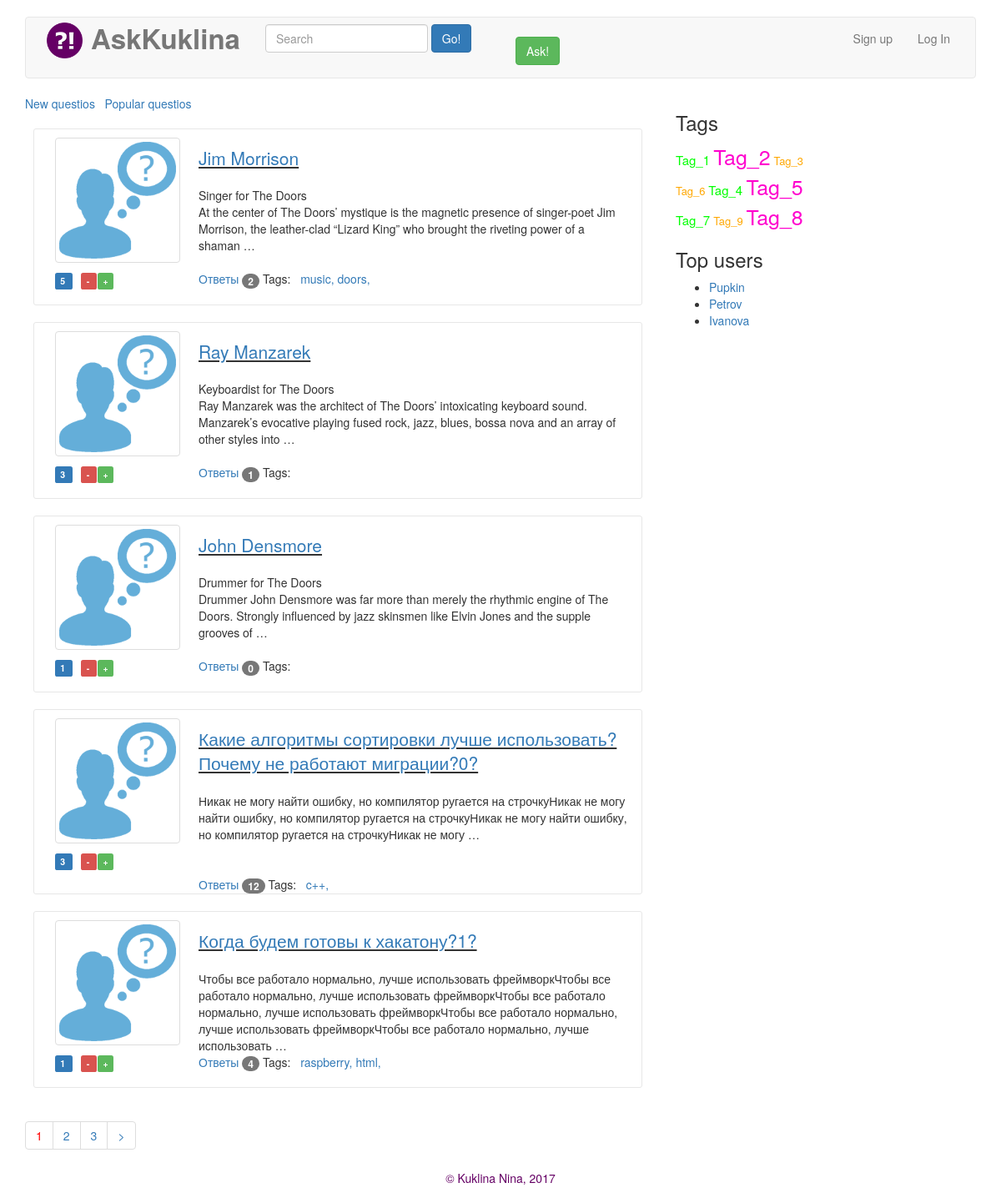
The page / on the database its author committed.
### askans/models.py (models this page shows, shortened)
class Question(models.Model):
    text = models.TextField()
    title = models.CharField(max_length=50)
    author = models.ForeignKey(Person)
    published_date = models.DateTimeField(auto_now_add=True)
    tags = models.ManyToManyField(Tag, null=True, blank=True, default='')
    rating = models.IntegerField(default=0)
    objects = QuestionManager()
    def get_absolute_url(self):
        return reverse('question', kwargs={'id': self.id})

class Tag(models.Model):
    name = models.CharField(max_length=20, unique=True)

### askans/views.py (the view)
# urls.py: url(r'^$', views.post_list, name='post_list'),
def post_list(request):
    posts_all = Question.objects.last_questions()
    posts, page_range = paginate(posts_all, request)
    return render(request, 'askans/post_list.html', {'page': posts, 'page_range': page_range})

### askans/models.py (called while the page is built)
    def last_questions(self):
        return self.order_by('published_date')

### askans/views.py (called while the page is built)
def paginate(objects_list, request):
    one_page = request.GET.get('page', 1)
    paginator = Paginator(objects_list, 5)  # по 2 на страницу
    try:
        res_page = paginator.page(one_page)
    except PageNotAnInteger: # If page is not an integer, deliver first page.
        raise Http404("Incorect page number")
    except EmptyPage: # If page is out of range (e.g. 9999), deliver last page of results.
        res_page = paginator.page(paginator.num_pages)
    index = res_page.number - 1
    max_index = len(paginator.page_range)
    start_index = index - 3 if index >= 3 else 0
    end_index = index + 3 if index <= max_index - 3 else max_index
    page_range = paginator.page_range[start_index:end_index]
    return res_page, page_range

### askans/templates/askans/post_list.html (shortened to what this page needs)
{% extends "askans/base.html" %}
{% load i18n %}
{% load staticfiles %}
{% block main %}
     <span><a href={% url 'post_list' %}>New questios</a>&nbsp;&nbsp;</span>
     <span><a href={% url 'hot_list' %}>Popular questios</a></span>
	{% for q in page %}
                  <div class="row question">
                      <div class="col-md-3">
                        <img src="{% static 'pic/guest.png' %}" class="img-thumbnail avatar-q">
                        <span class="label label-primary" style="margin-left: 10px; margin-bottom: 10px;"> {{ q.rating }} </span>
                        <span class="label label-danger" style="margin-left: 10px;"> - </span>
                 &nbsp; <span class="label label-success" style="margin-left: -7px;"> +</span>
                        <br><br>
                      </div>
                      <div class="col-md-9">
                        <br>
                       <p class="lead" style="text-decoration: underline;"><a href="{{ q.get_absolute_url }}">{{ q.title }}</a></p>
                        <p class="preview-q">{{ q.text|linebreaksbr|truncatewords:"30" }}</p>
                        <a href="#">Ответы <span class="badge">{{ q.answer_set.count }}</span></a>
                          Tags: &nbsp;
                      {% if q.tags.count > 0 %}
                          {% for tag in q.tags.all %}
                              <span><a href="{% url 'tag_list' tag.name %}">{{ tag.name }},</a></span>
                          {% endfor %}
                      {% endif%}
                      </div>
                  </div>
    {% endfor %}
    {% include "askans/paginator.html" %}
{% endblock %}

### askans/templates/askans/base.html (shortened to what this page needs)
{% load staticfiles %}
<!DOCTYPE html>
<html lang="en"><head><meta http-equiv="Content-Type" content="text/html; charset=UTF-8">
   	<link rel="stylesheet" href="{% static 'p1_files/bootstrap.min.css' %}">
    <link rel="stylesheet" href="{% static 'p1_files/ie10-viewport-bug-workaround.css' %}">
    <link rel="stylesheet" href="{% static 'p1_files/navbar.css' %}">
    <link rel="stylesheet" href="{% static 'p1_files/my.css' %}">
  </head>
  <body>
    <div class="container">
      <nav class="navbar navbar-default">
        <div class="container-fluid">
          <div class="navbar-header">
            <a class="navbar-brand" href="{% url 'post_list' %}"><span>&nbsp;&nbsp;<img src="{% static 'pic/askans.png' %}" style="height: 43px; width: 43px; margin-top: -12px;"/>&nbsp;&nbsp;</span><b><span id="hh">AskKuklina</span></b></a>
           </div>
          <div id="navbar" class="navbar-collapse collapse">
            <ul class="nav navbar-nav">
              <li class="active" style="width: 300px;">
                <form class="navbar-form navbar-left" role="search">
                  <div class="form-group">
                    <input type="text" class="form-control" placeholder="Search">
                  </div>
                  <button type="submit" class="btn btn-primary">Go!</button>
                </form>
               </li>
               <li><a href="{% url 'ask' %}"><button type="button" class="btn btn-success" style="margin-top: 8px;" >Ask!</button></a></li>
            </ul>
                <ul class="nav navbar-nav navbar-right">
{% if user.is_authenticated %}
              <li>
                  <div class="nav navbar-right">
                    <div class="navbar-text">
                        <img src="{{request.user.person.avatar.url}}" class="avatar">
                        <a href="#">{{ user.username }}</a>
                    </div>
                </div>
              </li>
              <li><a href="{% url 'settings' %}">Настройки</a></li>
              <li><a href="{% url 'logout' %}?next={{request.path|urlencode}}">Выйти</a></li>
{% else %}
			<li><a href="{% url 'signup' %}">Sign up</a></li>
            <li><a href="{% url 'login' %}?next={{request.path|urlencode}}">Log In</a></li>
{% endif %}
            </ul>
          </div>
        </div>
      </nav>
      <div class="row">
          <div class="col-md-8">
		{% block main %}
		{% endblock %}
          </div>
          <div class="col-md-4">
              <div class="tags">
                  <h3>Tags</h3>
                  <div>
                    <span style="font-size: 15px; color: #00ff00;"> Tag_1 </span>
                    <span style="font-size: 25px; color: #ff00ce;"> Tag_2</span>
                    <span style="font-size: 13px; color: #ffa700;"> Tag_3 </span>
                  </div>
                  <div>
                    <span style="font-size: 13px; color: #ffa700;"> Tag_6 </span>
                    <span style="font-size: 15px; color: #00ff00;"> Tag_4 </span>
                    <span style="font-size: 25px; color: #ff00ce;"> Tag_5</span>
                  </div>
                  <div>
                    <span style="font-size: 15px; color: #00ff00;"> Tag_7 </span>
                    <span style="font-size: 13px; color: #ffa700;"> Tag_9 </span>
                     <span style="font-size: 25px; color: #ff00ce;"> Tag_8</span>
                  </div>
              </div>
              <div class="top-users">
                  <h3>Top users</h3>
                  <ul>
                    <li><a href="#">Pupkin</a></li>
                    <li><a href="#">Petrov</a></li>
                    <li><a href="#">Ivanova</a></li>
                  </ul>
              </div>
          </div>
       </div>
        <footer style="text-align:  center; color: #650065;">&copy; Kuklina Nina, 2017</footer>
    </div>
    {% block libs %}
                {% load staticfiles%}
    {% endblock %}
</body></html>

### askans/templates/askans/paginator.html (shortened to what this page needs)
 <nav aria-label="Page navigation">
      <ul class="pagination">
          {% for i in page_range %}
              {% if page.number != i %}
                  <li><a href="?page={{ i }}">{{ i }}</a></li>
              {% else %}
                  <li><a href="?page={{ i }}"><span class="current_page">{{ i }}</span></a></li>
              {% endif %}
		  {% endfor %}
          {% if page.has_next %}
                 <li><a href="?page={{ page.next_page_number }}">&gt;</a> </li>
          {% endif %}
      </ul>
 </nav>

### askans/static/p1_files/navbar.css (style rules this page uses)
body { padding-top: 20px; padding-bottom: 20px; }
.navbar { margin-bottom: 20px; }

### askans/static/p1_files/my.css (style rules this page uses)
#hh { font-size: 33px !important; display: inline !important; }
.avatar-q { margin: 10px 10px 10px 10px; height: 150px; width: 150px; }
.question { border: solid 1px #e7e7e7; border-radius: 3px 3px 3px 3px; padding: 10 px; margin-top: 20px; margin-bottom: 20px; margin-right: 10px; margin-left: 10px; }
.current_page { color: red; font-style: inherit; }
.preview-q { height: 90px; }

### rows shown on the page
Question: rating "5", title "Jim Morrison", text "Singer for The Doors At the center of The Doors’ mystique is the magnetic presence of singer-poet Jim Morrison, the leather-clad “Lizard King” who brought the riveting power of a shaman …", answer_set.count "2"
Tag: name "music"
Tag: name "doors"
Question: rating "3", title "Ray Manzarek", text "Keyboardist for The Doors Ray Manzarek was the architect of The Doors’ intoxicating keyboard sound. Manzarek’s evocative playing fused rock, jazz, blues, bossa nova and an array of other styles into …", answer_set.count "1"
Question: rating "1", title "John Densmore", text "Drummer for The Doors Drummer John Densmore was far more than merely the rhythmic engine of The Doors. Strongly influenced by jazz skinsmen like Elvin Jones and the supple grooves of …", answer_set.count "0"
Question: rating "3", title "Какие алгоритмы сортировки лучше использовать?Почему не работают миграции?0?", text "Никак не могу найти ошибку, но компилятор ругается на строчкуНикак не могу найти ошибку, но компилятор ругается на строчкуНикак не могу найти ошибку, но компилятор ругается на строчкуНикак не могу …", answer_set.count "12"
Tag: name "c++"
Question: rating "1", title "Когда будем готовы к хакатону?1?", text "Чтобы все работало нормально, лучше использовать фреймворкЧтобы все работало нормально, лучше использовать фреймворкЧтобы все работало нормально, лучше использовать фреймворкЧтобы все работало нормально, лучше использовать фреймворкЧтобы все работало нормально, лучше использовать …", answer_set.count "4"
Tag: name "raspberry"
Tag: name "html"

### other values the page prints
{{ i }} "1"
{{ i }} "2" "3"
